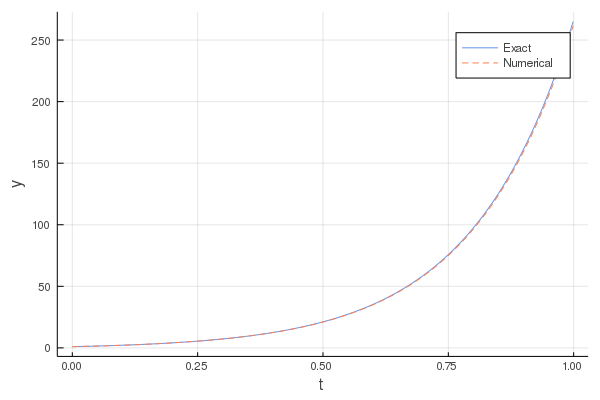

The script that saved this image:
using Plots;gr()

T = 1000
dt = 0.001
y_0 = 1

# オイラー法
function euler_method(y_0, T, dt)
    y = zeros(T)
    y[1] = y_0

    for t = 1:T-1
        y[t+1] = (1+5*dt)y[t] + 4*dt
    end

    return y
end

function exact_solution(t)
    (y_0+4//5)*exp.(5*t) - 4//5
end

t = 0:dt:(T-1)dt
y = euler_method(y_0, T, dt)

plot(t, exact_solution, color=:cornflowerblue, label="Exact",xlabel="t",ylabel="y")
plot!(t, y, color=:coral, linestyle=:dash, label="Numerical",xlabel="t",ylabel="y")
savefig("1st_order_euler.png")